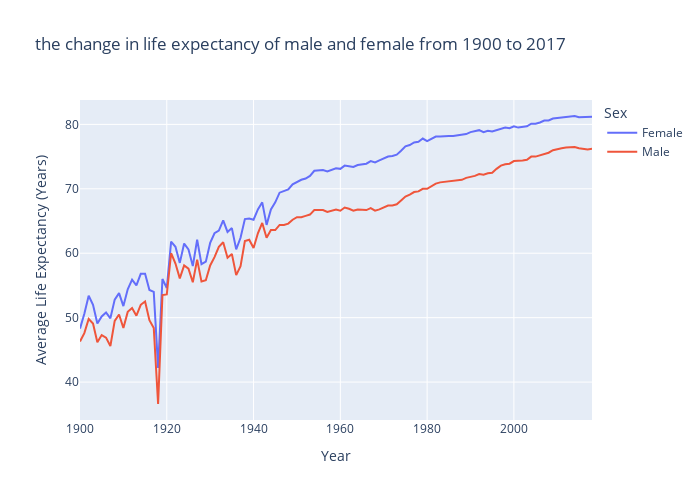

This figure's notebook cell:
### Code cell
#bar: sex vs life (2 lines: M and F)
male = life[(life.Sex == 'Male') & (life.Race == 'All Races')]
female = life[(life.Sex == 'Female') & (life.Race == 'All Races')]
MnF = life[((life.Sex == 'Male') & (life.Race == 'All Races')) | ((life.Sex == 'Female') & (life.Race == 'All Races'))]
"""
plt.xlabel('Year')
plt.ylabel('Average Life Expectancy (Years)')
plt.title('the change in life expectancy of male and female from 1900 to 2017')
plt.plot(male['Year'],male['Average Life Expectancy (Years)'],color='b',label='Male')   #<-------------- why no label in chart?
plt.plot(female['Year'],female['Average Life Expectancy (Years)'],color='red',label='Female')
plt.show()
"""

fig = px.line(MnF, x='Year', y='Average Life Expectancy (Years)', 
              title='the change in life expectancy of male and female from 1900 to 2017', 
              color='Sex', width=700, height=500)
fig.show()

### Figure 1 — Plotly figure (JSON) as saved in the notebook; plotly's stock layout.template omitted (floating-point values rounded to 4 significant figures)
{"data": [{"hovertemplate": "Sex=Female<br>Year=%{x}<br>Average Life Expectancy (Years)=%{y}<extra></extra>", "legendgroup": "Female", "line": {"color": "#636efa", "dash": "solid"}, "marker": {"symbol": "circle"}, "mode": "lines", "name": "Female", "orientation": "v", "showlegend": true, "type": "scatter", "x": [1900, 1901, 1902, 1903, 1904, 1905, 1906, 1907, 1908, 1909, 1910, 1911, 1912, 1913, 1914, 1915, 1916, 1917, 1918, 1919, 1920, 1921, 1922, 1923, 1924, 1925, 1926, 1927, 1928, 1929, 1930, 1931, 1932, 1933, 1934, 1935, 1936, 1937, 1938, 1939, 1940, 1941, 1942, 1943, 1944, 1945, 1946, 1947, 1948, 1949, 1950, 1951, 1952, 1953, 1954, 1955, 1956, 1957, 1958, 1959, 1960, 1961, 1962, 1963, 1964, 1965, 1966, 1967, 1968, 1969, 1970, 1971, 1972, 1973, 1974, 1975, 1976, 1977, 1978, 1979, 1980, 1981, 1982, 1983, 1984, 1985, 1986, 1987, 1988, 1989, 1990, 1991, 1992, 1993, 1994, 1995, 1996, 1997, 1998, 1999, 2000, 2001, 2002, 2003, 2004, 2005, 2006, 2007, 2008, 2009, 2010, 2011, 2012, 2013, 2014, 2015, 2016, 2017, 2018], "xaxis": "x", "y": [48.3, 50.6, 53.4, 52, 49.1, 50.2, 50.8, 49.9, 52.8, 53.8, 51.8, 54.4, 55.9, 55, 56.8, 56.8, 54.3, 54, 42.2, 56, 54.6, 61.8, 61, 58.5, 61.5, 60.6, 58, 62.1, 58.3, 58.7, 61.6, 63.1, 63.5, 65.1, 63.3, 63.9, 60.6, 62.4, 65.3, 65.4, 65.2, 66.8, 67.9, 64.4, 66.8, 67.9, 69.4, 69.7, 69.9, 70.7, 71.1, 71.4, 71.6, 72, 72.8, 72.8, 72.9, 72.7, 72.9, 73.2, 73.1, 73.6, 73.5, 73.4, 73.7, 73.8, 73.9, 74.3, 74.1, 74.4, 74.7, 75, 75.1, 75.3, 75.9, 76.6, 76.8, 77.2, 77.3, 77.8, 77.4, 77.8, 78.1, 78.1, 78.2, 78.2, 78.2, 78.3, 78.3, 78.5, 78.8, 78.9, 79.1, 78.8, 79, 78.9, 79.1, 79.4, 79.5, 79.4, 79.7, 79.5, 79.6, 79.7, 80.1, 80.1, 80.3, 80.6, 80.6, 80.9, 81, 81.1, 81.2, 81.2, 81.3, 81.1, 81.1, 81.1, 81.2], "yaxis": "y"}, {"hovertemplate": "Sex=Male<br>Year=%{x}<br>Average Life Expectancy (Years)=%{y}<extra></extra>", "legendgroup": "Male", "line": {"color": "#EF553B", "dash": "solid"}, "marker": {"symbol": "circle"}, "mode": "lines", "name": "Male", "orientation": "v", "showlegend": true, "type": "scatter", "x": [1900, 1901, 1902, 1903, 1904, 1905, 1906, 1907, 1908, 1909, 1910, 1911, 1912, 1913, 1914, 1915, 1916, 1917, 1918, 1919, 1920, 1921, 1922, 1923, 1924, 1925, 1926, 1927, 1928, 1929, 1930, 1931, 1932, 1933, 1934, 1935, 1936, 1937, 1938, 1939, 1940, 1941, 1942, 1943, 1944, 1945, 1946, 1947, 1948, 1949, 1950, 1951, 1952, 1953, 1954, 1955, 1956, 1957, 1958, 1959, 1960, 1961, 1962, 1963, 1964, 1965, 1966, 1967, 1968, 1969, 1970, 1971, 1972, 1973, 1974, 1975, 1976, 1977, 1978, 1979, 1980, 1981, 1982, 1983, 1984, 1985, 1986, 1987, 1988, 1989, 1990, 1991, 1992, 1993, 1994, 1995, 1996, 1997, 1998, 1999, 2000, 2001, 2002, 2003, 2004, 2005, 2006, 2007, 2008, 2009, 2010, 2011, 2012, 2013, 2014, 2015, 2016, 2017, 2018], "xaxis": "x", "y": [46.3, 47.6, 49.8, 49.1, 46.2, 47.3, 46.9, 45.6, 49.5, 50.5, 48.4, 50.9, 51.5, 50.3, 52, 52.5, 49.6, 48.4, 36.6, 53.5, 53.6, 60, 58.4, 56.1, 58.1, 57.6, 55.5, 59, 55.6, 55.8, 58.1, 59.4, 61, 61.7, 59.3, 59.9, 56.6, 58, 61.9, 62.1, 60.8, 63.1, 64.7, 62.4, 63.6, 63.6, 64.4, 64.4, 64.6, 65.2, 65.6, 65.6, 65.8, 66, 66.7, 66.7, 66.7, 66.4, 66.6, 66.8, 66.6, 67.1, 66.9, 66.6, 66.8, 66.8, 66.7, 67, 66.6, 66.8, 67.1, 67.4, 67.4, 67.6, 68.2, 68.8, 69.1, 69.5, 69.6, 70, 70, 70.4, 70.8, 71, 71.1, 71.1, 71.2, 71.4, 71.4, 71.7, 71.8, 72, 72.3, 72.2, 72.4, 72.5, 73.1, 73.6, 73.8, 73.9, 74.3, 74.3, 74.4, 74.5, 75, 75, 75.2, 75.5, 75.6, 76, 76.2, 76.3, 76.4, 76.4, 76.5, 76.3, 76.2, 76.1, 76.2], "yaxis": "y"}], "layout": {"height": 500, "legend": {"title": {"text": "Sex"}, "tracegroupgap": 0}, "title": {"text": "the change in life expectancy of male and female from 1900 to 2017"}, "width": 700, "xaxis": {"anchor": "y", "domain": [0, 1], "title": {"text": "Year"}}, "yaxis": {"anchor": "x", "domain": [0, 1], "title": {"text": "Average Life Expectancy (Years)"}}}}
